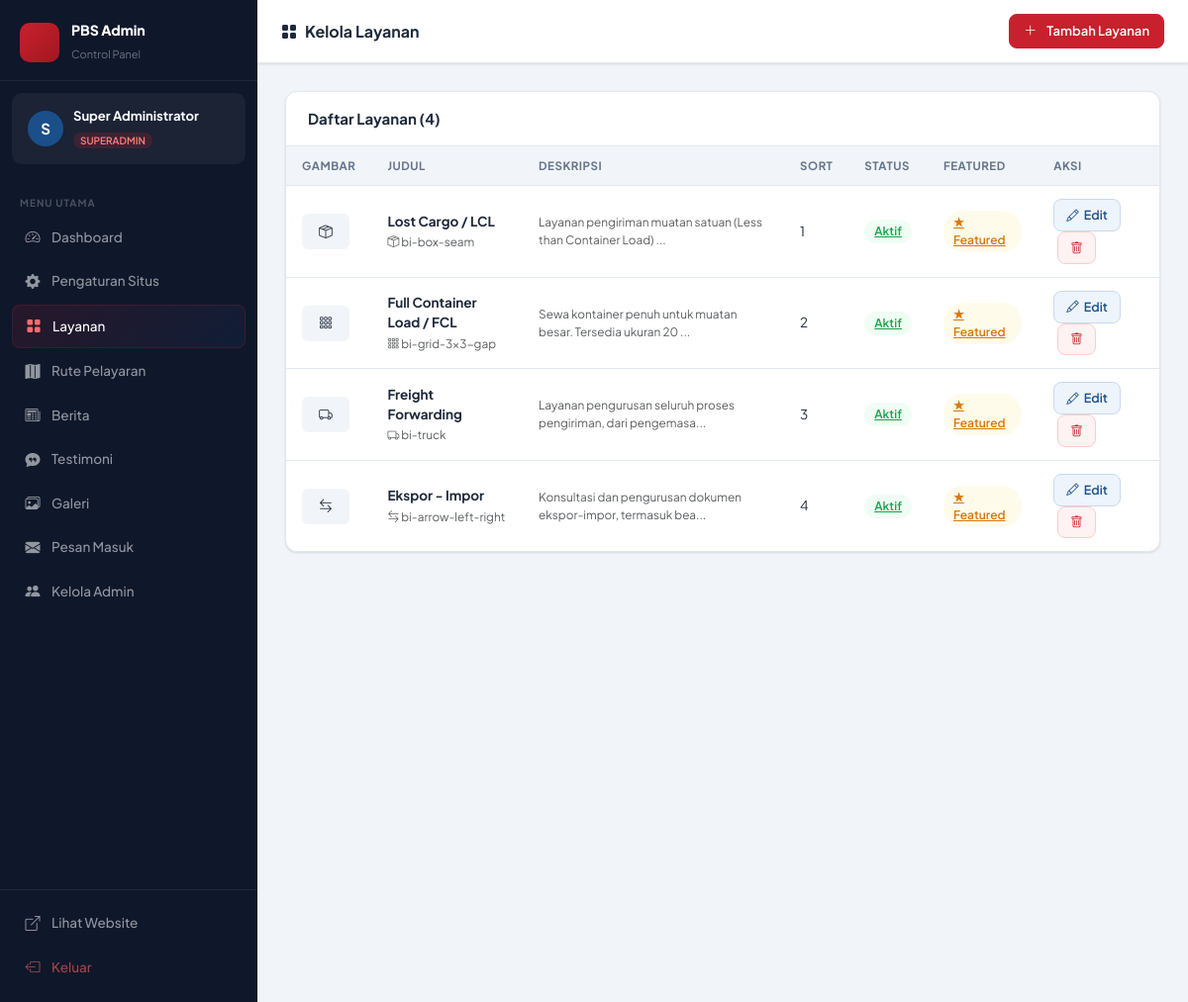
Before: /admin/services.php (signed in) with the older database file.
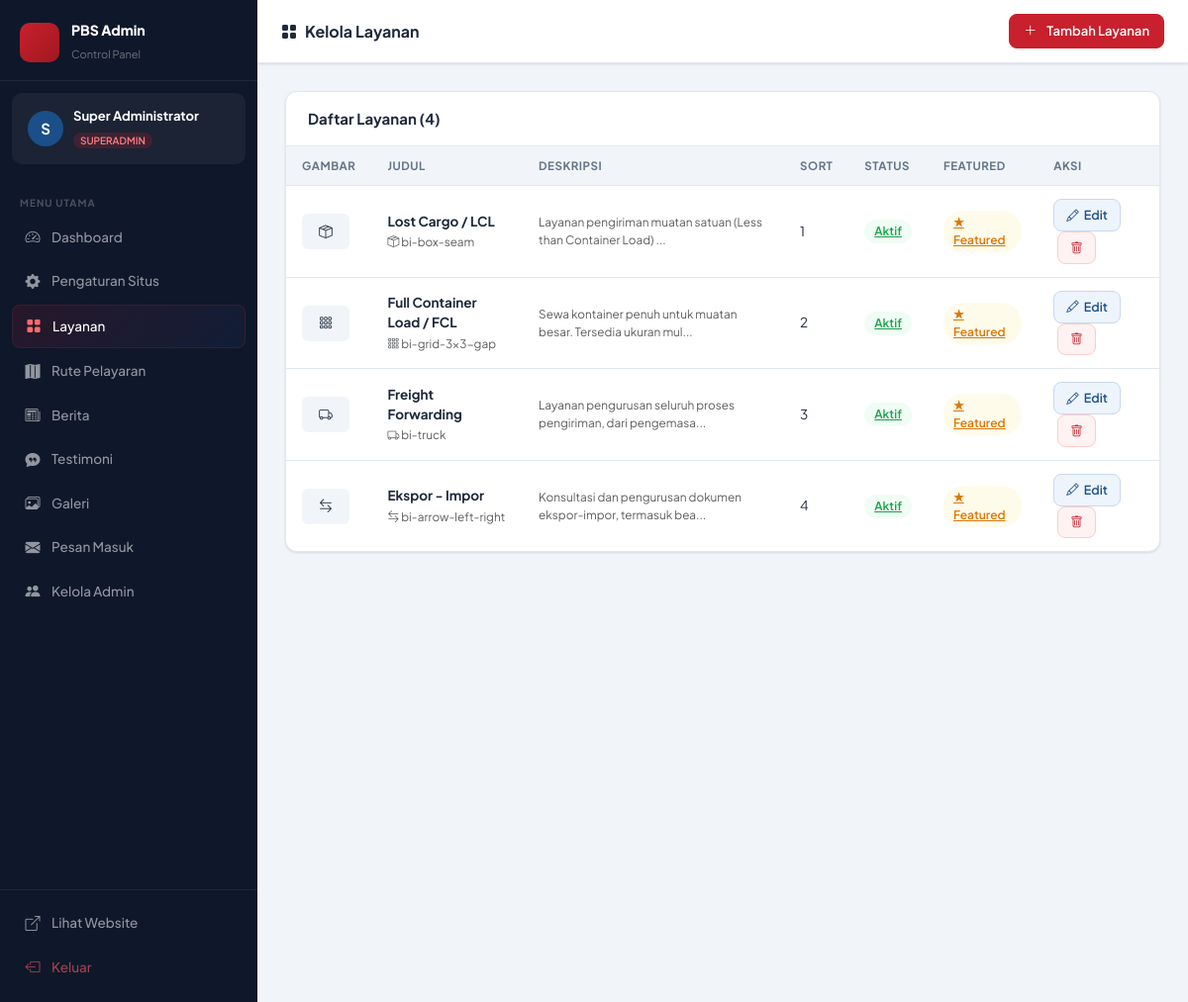
After: the same page with the newer database file.
### tables this page shows
CREATE TABLE `services`  (
  `id` int NOT NULL AUTO_INCREMENT,
  `title` varchar(200) NOT NULL,
  `slug` varchar(200) NOT NULL,
  `icon` varchar(100) NULL DEFAULT 'bi-box-seam',
  `image` varchar(255) NULL DEFAULT NULL,
  `short_desc` text NULL,
  `full_desc` longtext NULL,
  `features` text NULL COMMENT 'JSON array of feature strings',
  `is_featured` tinyint(1) NULL DEFAULT 0,
  `is_active` tinyint(1) NULL DEFAULT 1,
  `sort_order` int NULL DEFAULT 0,
  `created_at` timestamp NOT NULL DEFAULT current_timestamp,
  `updated_at` timestamp NOT NULL DEFAULT current_timestamp ON UPDATE CURRENT_TIMESTAMP,
  PRIMARY KEY (`id`) USING BTREE,
  UNIQUE INDEX `slug`(`slug` ASC) USING BTREE
);

### includes/auth.php (called while the page is built, shortened)
<?php
function currentAdmin(): array {
    return [
        'id'       => $_SESSION['admin_id']       ?? 0,
        'username' => $_SESSION['admin_username']  ?? '',
        'name'     => $_SESSION['admin_name']      ?? '',
        'role'     => $_SESSION['admin_role']      ?? '',
        'avatar'   => $_SESSION['admin_avatar']    ?? null,
    ];
}

### includes/functions.php (called while the page is built, shortened)
<?php
function truncate(string $text, int $length = 120): string {
    $text = strip_tags($text);
    return mb_substr($text, 0, $length) . '...';
}

### admin/services.php (the view, shortened to what this page needs)
<?php
require_once dirname(__DIR__) . '/includes/auth.php';
require_once dirname(__DIR__) . '/includes/functions.php';
$pdo = getPDO();
$services = $pdo->query("SELECT * FROM services ORDER BY sort_order ASC, id ASC")->fetchAll();
?>
<!DOCTYPE html>
<html lang="id">
<head>
    <link rel="stylesheet" href="https://cdn.jsdelivr.net/npm/bootstrap@5.3.3/dist/css/bootstrap.min.css">
    <link rel="stylesheet" href="https://cdn.jsdelivr.net/npm/bootstrap-icons@1.11.3/font/bootstrap-icons.min.css">
    <link rel="stylesheet" href="<?= BASE_URL ?>/admin/assets/admin.css">
</head>
<body>
<div class="adm-layout">
    <?php include __DIR__ . '/includes/sidebar.php'; ?>
    <div class="adm-main">
        <div class="adm-topbar">
            <div class="topbar-title"><i class="bi bi-grid-fill me-2"></i>Kelola Layanan</div>
            <div class="topbar-actions">
                <button class="topbar-btn btn-primary-adm" onclick="openModal()"><i class="bi bi-plus-lg me-1"></i>Tambah Layanan</button>
            </div>
        </div>
        <div class="adm-content">
            <div class="adm-card">
                <div class="adm-card-header"><h5>Daftar Layanan (<?= count($services) ?>)</h5></div>
                <?php if (empty($services)): ?>
                <div class="empty-state"><i class="bi bi-grid"></i><p>Belum ada layanan. Klik "+ Tambah Layanan".</p></div>
                <?php else: ?>
                <div class="table-responsive">
                <table class="adm-table">
                    <thead><tr><th>Gambar</th><th>Judul</th><th>Deskripsi</th><th>Sort</th><th>Status</th><th>Featured</th><th>Aksi</th></tr></thead>
                    <tbody>
                    <?php foreach ($services as $svc): ?>
                    <tr>
                        <td><?php if (!empty($svc['image'])): ?><img src="<?= uploadUrl($svc['image']) ?>" class="thumb"><?php else: ?><div style="width:48px;height:36px;background:#f1f5f9;border-radius:6px;display:flex;align-items:center;justify-content:center;"><i class="bi <?= htmlspecialchars($svc['icon']) ?>"></i></div><?php endif; ?></td>
                        <td><strong><?= htmlspecialchars($svc['title']) ?></strong><br><small class="text-muted"><i class="bi <?= htmlspecialchars($svc['icon']) ?>"></i> <?= htmlspecialchars($svc['icon']) ?></small></td>
                        <td class="text-muted small"><?= htmlspecialchars(truncate($svc['short_desc'], 60)) ?></td>
                        <td><?= $svc['sort_order'] ?></td>
                        <td><a href="?toggle=<?= $svc['id'] ?>" class="adm-badge <?= $svc['is_active'] ? 'green' : 'gray' ?>"><?= $svc['is_active'] ? 'Aktif' : 'Nonaktif' ?></a></td>
                        <td><a href="?featured=<?= $svc['id'] ?>" class="adm-badge <?= $svc['is_featured'] ? 'yellow' : 'gray' ?>"><?= $svc['is_featured'] ? '★ Featured' : 'Biasa' ?></a></td>
                        <td>
                            <a href="?edit=<?= $svc['id'] ?>" class="btn-adm edit" onclick="openModal(<?= htmlspecialchars(json_encode($svc)) ?>);return false;"><i class="bi bi-pencil"></i> Edit</a>
                            <a href="?delete=<?= $svc['id'] ?>" class="btn-adm del ms-1" onclick="return confirm('Hapus layanan ini?')"><i class="bi bi-trash"></i></a>
                        </td>
                    </tr>
                    <?php endforeach; ?>
                    </tbody>
                </table>
                </div>
                <?php endif; ?>
            </div>
        </div>
    </div>
</div>
</body>
</html>

### admin/includes/sidebar.php (shortened to what this page needs)
<?php
require_once dirname(__DIR__, 2) . '/includes/auth.php';
$admin = currentAdmin();
$currentFile = basename($_SERVER['PHP_SELF'], '.php');
$menus = [
    ['file' => 'dashboard',    'icon' => 'bi-speedometer2',    'label' => 'Dashboard'],
    ['file' => 'settings',     'icon' => 'bi-gear-fill',       'label' => 'Pengaturan Situs'],
    ['file' => 'services',     'icon' => 'bi-grid-fill',       'label' => 'Layanan'],
    ['file' => 'routes',       'icon' => 'bi-map-fill',        'label' => 'Rute Pelayaran'],
    ['file' => 'news',         'icon' => 'bi-newspaper',       'label' => 'Berita'],
    ['file' => 'testimonials', 'icon' => 'bi-chat-quote-fill', 'label' => 'Testimoni'],
    ['file' => 'gallery',      'icon' => 'bi-images',          'label' => 'Galeri'],
    ['file' => 'messages',     'icon' => 'bi-envelope-fill',   'label' => 'Pesan Masuk'],
];
if ($admin['role'] === 'superadmin') {
    $menus[] = ['file' => 'admins', 'icon' => 'bi-people-fill', 'label' => 'Kelola Admin'];
}
?>
<div class="pbs-sidebar" id="pbsSidebar">
    <div class="sidebar-brand">
        <div class="sidebar-brand-icon"><i class="bi bi-anchor"></i></div>
        <div class="sidebar-brand-text">
            <strong>PBS Admin</strong>
            <span>Control Panel</span>
        </div>
    </div>
    <div class="sidebar-user">
        <div class="sidebar-avatar">
            <?php if (!empty($admin['avatar'])): ?>
                <img src="<?= BASE_URL ?>/public/<?= htmlspecialchars($admin['avatar']) ?>" alt="">
            <?php else: ?>
                <span><?= mb_strtoupper(mb_substr($admin['name'], 0, 1)) ?></span>
            <?php endif; ?>
        </div>
        <div class="sidebar-user-info">
            <strong><?= htmlspecialchars($admin['name']) ?></strong>
            <span class="badge-role"><?= htmlspecialchars($admin['role']) ?></span>
        </div>
    </div>
    <nav class="sidebar-nav">
        <div class="sidebar-nav-label">Menu Utama</div>
        <?php foreach ($menus as $m): ?>
        <a href="<?= BASE_URL ?>/admin/<?= $m['file'] ?>.php"
           class="sidebar-nav-item <?= $currentFile === $m['file'] ? 'active' : '' ?>">
            <i class="bi <?= $m['icon'] ?>"></i>
            <span><?= $m['label'] ?></span>
        </a>
        <?php endforeach; ?>
    </nav>
    <div class="sidebar-bottom">
        <a href="<?= BASE_URL ?>/" target="_blank" class="sidebar-nav-item">
            <i class="bi bi-box-arrow-up-right"></i><span>Lihat Website</span>
        </a>
        <a href="<?= BASE_URL ?>/admin/logout.php" class="sidebar-nav-item text-danger-soft">
            <i class="bi bi-box-arrow-left"></i><span>Keluar</span>
        </a>
    </div>
</div>

Changed rows visible on the page:
changed services "Full Container Load / FCL": short_desc "Sewa kontainer penuh untuk muatan besar. Tersedia ukuran 20 ..." → "Sewa kontainer penuh untuk muatan besar. Tersedia ukuran mul..."
